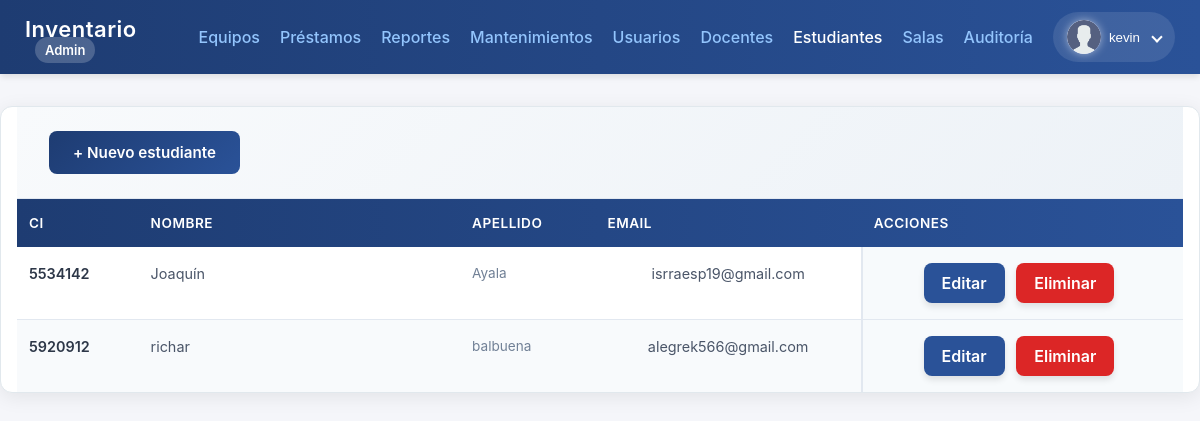
Page /public/estudiantes_listar.php (signed in) on the earlier database version.
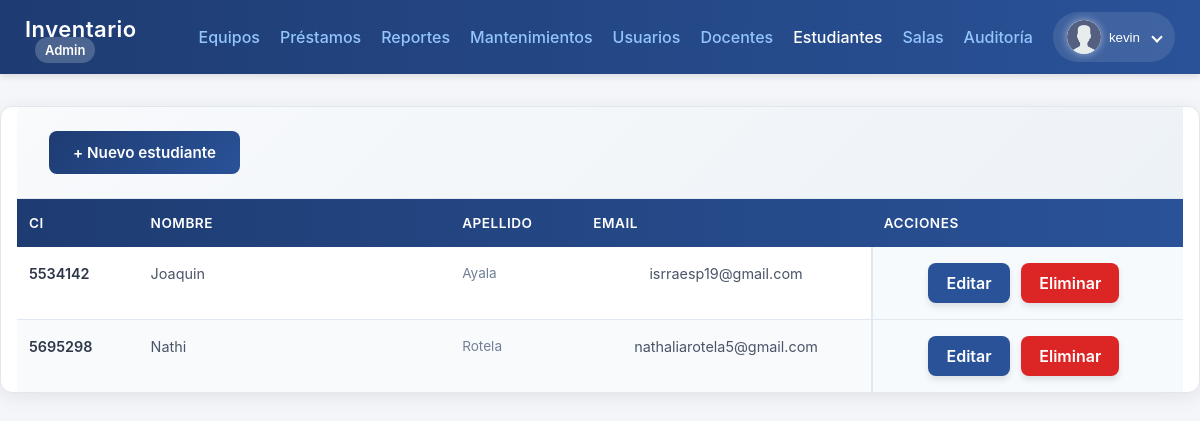
Same page on the later database version.
### tables this page shows
CREATE TABLE `estudiantes` (
  `id` int(11) NOT NULL,
  `ci` varchar(20) NOT NULL,
  `nombre` varchar(100) NOT NULL,
  `apellido` varchar(100) NOT NULL,
  `email` varchar(150) NOT NULL,
  `password_hash` varchar(255) NOT NULL,
  `creado_en` timestamp NOT NULL DEFAULT current_timestamp()
);

### public/estudiantes_listar.php (the view, shortened to what this page needs)
<?php
require __DIR__ . '/../init.php';
$stmt = $mysqli->query("SELECT id, ci, nombre, apellido, email FROM estudiantes ORDER BY apellido, nombre");
$rows = $stmt->fetch_all(MYSQLI_ASSOC);
?>
<head>
    <link rel="stylesheet" href="../css/tabla_estudiantes_listar.css">
</head>
 <?php
  include __DIR__ . '/navbar.php';
  ?>
<div class="container">
    <div class="actions">
        <a class="btn" href="/inventario_uni/public/estudiantes_registro.php">+ Nuevo estudiante</a>
    </div>
    <table>
        <thead>
            <tr>
                <th>CI</th>
                <th>Nombre</th>
                <th>Apellido</th>
                <th>Email</th>
                <th>Acciones</th>
            </tr>
        </thead>
        <tbody>
            <?php if (!$rows): ?>
                <tr>
                    <td colspan="5">No hay estudiantes registrados.</td>
                </tr>
            <?php else: ?>
                <?php foreach ($rows as $r): ?>
                    <tr>
                        <td data-label="CI"><?= htmlspecialchars($r['ci']) ?></td>
                        <td data-label="Nombre"><?= htmlspecialchars($r['nombre']) ?></td>
                        <td data-label="Apellido"><?= htmlspecialchars($r['apellido']) ?></td>
                        <td data-label="Email"><?= htmlspecialchars($r['email']) ?></td>
                        <td data-label="Acciones">
                            <a class="btn btn-sm" href="/inventario_uni/public/estudiantes_editar_form.php?id=<?= $r['id'] ?>">Editar</a>
                            <a class="btn btn-sm btn-danger"
                                href="/inventario_uni/public/estudiantes_eliminar.php?id=<?= $r['id'] ?>"
                                onclick="return confirm('¿Seguro que deseas eliminar este estudiante?');">
                                Eliminar
                            </a>
                        </td>
                    </tr>
                <?php endforeach; ?>
            <?php endif; ?>
        </tbody>
    </table>
</div>

Differences in the rows shown:
removed estudiantes: ci "5920912", nombre "richar", apellido "balbuena", email "alegrek566@gmail.com"
changed estudiantes "isrraesp19@gmail.com": nombre "Joaquín" → "Joaquin"
added estudiantes: ci "5695298", nombre "Nathi", apellido "Rotela", email "nathaliarotela5@gmail.com"
